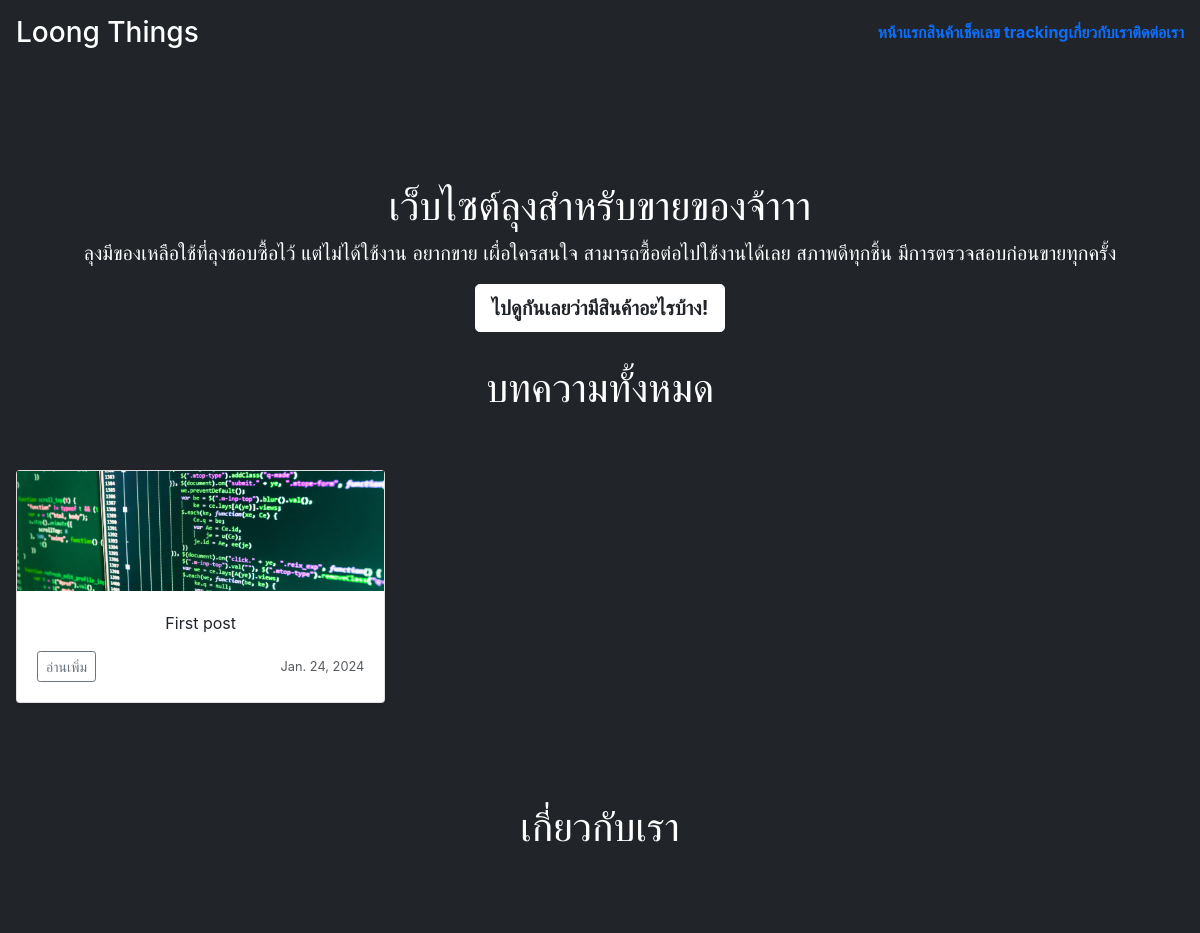
Before: / (upper part) with the older database file.
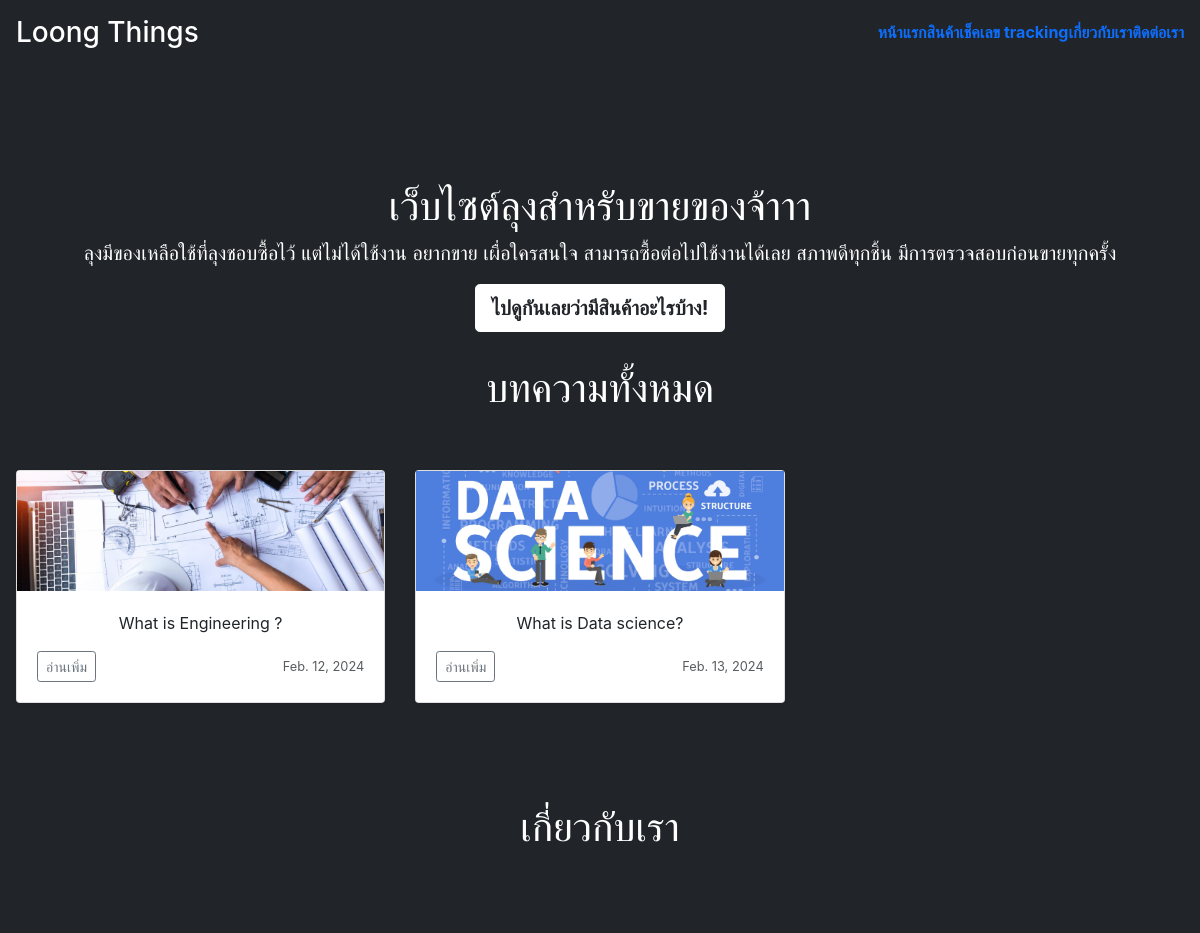
After: the same page with the newer database file.
### myapp/models.py (models this page shows, shortened)
class Post(models.Model):
    author = models.ForeignKey(Author, on_delete=models.CASCADE, null=True, blank=True)
    title = models.CharField(max_length=200)
    description = models.TextField(max_length=280, null=True, blank=True)
    body = models.TextField(null=True, blank=True)
    images = models.ImageField(upload_to="post-images/", null=True, blank=True)
    date_created = models.DateTimeField(auto_now_add=True, null=True, blank=True)
    date_updated = models.DateTimeField(auto_now=True)
    slug = models.SlugField(unique=True, max_length=180, null=True, blank=True)
    tags = TaggableManager()

### myapp/views.py (the view)
# urls.py: 2. Add a URL to urlpatterns:  path('', views.home, name='home')
def home(request):
    all_post = Post.objects.all()
    context = {"all_post": all_post}
    return render(request, "myapp/home.html", context)

### myapp/templates/myapp/home.html (shortened to what this page needs)
{% extends 'myapp/base.html' %}
{% load static %}
{% block content %}
<div class="sizebox" style="padding-bottom: 100px;"></div>
<div class="cover-container d-flex w-100 h-200 p-3 mx-auto flex-column">
    <main class="px-3">
        <h1>เว็บไซต์ลุงสำหรับขายของจ้าาา</h1>
        <p class="lead">ลุงมีของเหลือใช้ที่ลุงชอบซื้อไว้ แต่ไม่ได้ใช้งาน อยากขาย เผื่อใครสนใจ สามารถซื้อต่อไปใช้งานได้เลย สภาพดีทุกชิ้น มีการตรวจสอบก่อนขายทุกครั้ง</p>
        <p class="lead">
          <a href="#" class="btn btn-lg btn-light fw-bold border-white bg-white">ไปดูกันเลยว่ามีสินค้าอะไรบ้าง!</a>
        </p>
    </main>
</div>
<h1>บทความทั้งหมด</h1>
<div class="sizebox" style="padding-bottom: 50px;"></div>
<div class="row row-cols-1 row-cols-sm-2 row-cols-md-3 g-3">
    {% for post in all_post %}
    <div class="col">
        <div class="card shadow-sm">
            <img src="{{ post.images.url }}" style="width:100%; height:120px; object-fit: cover;" alt="">
                <div class="card-body">
                    <p class="card-text">{{ post.title }}</p>
                    <div class="d-flex justify-content-between align-items-center">
                    <div class="btn-group">
                        <button type="button" class="btn btn-sm btn-outline-secondary">อ่านเพิ่ม</button>
                    </div>
                    <small class="text-body-secondary">{{ post.date_created|date }}</small>
                </div>
            </div>
        </div>
    </div>
    {% endfor %}
</div>
<div class="sizebox" style="padding-bottom: 100px;"></div>
<h1>เกี่ยวกับเรา</h1>
<div class="sizebox" style="padding-bottom: 50px;"></div>
<hr class="featurette-divider">
{% endblock content %}

### myapp/templates/myapp/base.html (shortened to what this page needs)
{% load static %}
<!DOCTYPE html>
<html lang="en" class="h-100" data-bs-theme="auto">
  <head>
    <link rel="stylesheet" href="https://cdn.jsdelivr.net/npm/@docsearch/css@3">
    <link href="/docs/5.3/dist/css/bootstrap.min.css" rel="stylesheet">
    <link href="https://cdn.jsdelivr.net/npm/bootstrap@5.3.2/dist/css/bootstrap.min.css" rel="stylesheet">
    <link href="{% static 'css/style.css' %}" rel="stylesheet">
    <link
      rel="stylesheet"
      href="https://stackpath.bootstrapcdn.com/bootstrap/4.5.2/css/bootstrap.min.css"
    />
    <link href="https://getbootstrap.com/docs/5.3/examples/cover/cover.css" rel="stylesheet">
  </head>
  <body class="d-flex h-100 text-center text-bg-dark">
  <div class="cover-container d-flex w-100 h-200 p-3 mx-auto flex-column">
        <header class="mb-auto">
          <div>
            <h3 class="float-md-start mb-0">Loong Things</h3>
            <nav class="nav nav-masthead justify-content-center float-md-end">
              {% block menubar %}
                {% include 'includes/navbar.html' %}
              {% endblock menubar %}
            </nav>
          </div>
          <div class="sizebox" style="padding-bottom: 50px;"></div>
          {% block content %}{% endblock content %}
        </header>
    </div>
  </body>
</html>

### myapp/templates/includes/navbar.html (shortened to what this page needs)
{% load static %}
{% block menubar %}
<a class="nav-link fw-bold py-1 px-0" aria-current="page" href="{% url 'home-page' %}">หน้าแรก</a>
<a class="nav-link fw-bold py-1 px-0" href="#">สินค้า</a>
<a class="nav-link fw-bold py-1 px-0" href="#">เช็คเลข tracking</a>
<a class="nav-link fw-bold py-1 px-0" href="#">เกี่ยวกับเรา</a>
<a class="nav-link fw-bold py-1 px-0" href="#">ติดต่อเรา</a>
{% endblock menubar %}

### myapp/templates/includes/footer.html (shortened to what this page needs)
{% load static %}

Changed rows visible on the page:
removed Post: images (picture), title "First post", date_created "Jan. 24, 2024"
added Post: images (picture), title "What is Engineering ?", date_created "Feb. 12, 2024"
added Post: images (picture), title "What is Data science?", date_created "Feb. 13, 2024"
